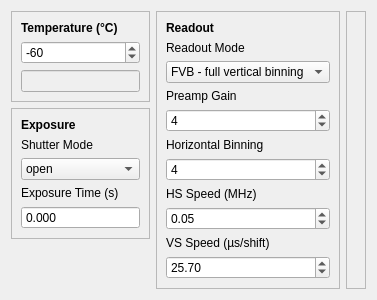
<?xml version="1.0" encoding="UTF-8"?>
<ui version="4.0">
 <class>andor_newton_config</class>
 <widget class="QWidget" name="andor_newton_config">
  <property name="geometry">
   <rect>
    <x>0</x>
    <y>0</y>
    <width>377</width>
    <height>283</height>
   </rect>
  </property>
  <property name="windowTitle">
   <string>Form</string>
  </property>
  <layout class="QGridLayout" name="gridLayout">
   <item row="0" column="0">
    <widget class="QFrame" name="frame_5">
     <property name="frameShape">
      <enum>QFrame::StyledPanel</enum>
     </property>
     <property name="frameShadow">
      <enum>QFrame::Raised</enum>
     </property>
     <layout class="QGridLayout" name="gridLayout_5">
      <item row="0" column="0">
       <widget class="QLabel" name="label_15">
        <property name="font">
         <font>
          <pointsize>9</pointsize>
          <weight>75</weight>
          <bold>true</bold>
         </font>
        </property>
        <property name="text">
         <string>Temperature (°C)</string>
        </property>
       </widget>
      </item>
      <item row="1" column="0">
       <widget class="QSpinBox" name="set_temperature">
        <property name="minimum">
         <number>-99</number>
        </property>
        <property name="value">
         <number>-60</number>
        </property>
       </widget>
      </item>
      <item row="2" column="0">
       <widget class="QLineEdit" name="lineEdit_current_temperature">
        <property name="enabled">
         <bool>false</bool>
        </property>
       </widget>
      </item>
     </layout>
    </widget>
   </item>
   <item row="1" column="0">
    <widget class="QFrame" name="frame">
     <property name="frameShape">
      <enum>QFrame::StyledPanel</enum>
     </property>
     <property name="frameShadow">
      <enum>QFrame::Raised</enum>
     </property>
     <layout class="QGridLayout" name="gridLayout_2">
      <item row="0" column="0">
       <widget class="QLabel" name="label">
        <property name="font">
         <font>
          <pointsize>9</pointsize>
          <weight>75</weight>
          <bold>true</bold>
         </font>
        </property>
        <property name="text">
         <string>Exposure</string>
        </property>
       </widget>
      </item>
      <item row="2" column="0">
       <widget class="QComboBox" name="comboBox_shutter_mode">
        <item>
         <property name="text">
          <string>open</string>
         </property>
        </item>
        <item>
         <property name="text">
          <string>closed</string>
         </property>
        </item>
        <item>
         <property name="text">
          <string>auto</string>
         </property>
        </item>
       </widget>
      </item>
      <item row="3" column="0">
       <widget class="QLabel" name="label_5">
        <property name="text">
         <string>Exposure Time (s)</string>
        </property>
       </widget>
      </item>
      <item row="1" column="0">
       <widget class="QLabel" name="label_4">
        <property name="text">
         <string>Shutter Mode</string>
        </property>
       </widget>
      </item>
      <item row="4" column="0">
       <widget class="QDoubleSpinBox" name="exposure_time">
        <property name="buttonSymbols">
         <enum>QAbstractSpinBox::NoButtons</enum>
        </property>
        <property name="decimals">
         <number>3</number>
        </property>
        <property name="singleStep">
         <double>0.100000000000000</double>
        </property>
       </widget>
      </item>
     </layout>
    </widget>
   </item>
   <item row="2" column="0">
    <spacer name="verticalSpacer">
     <property name="orientation">
      <enum>Qt::Vertical</enum>
     </property>
     <property name="sizeHint" stdset="0">
      <size>
       <width>20</width>
       <height>40</height>
      </size>
     </property>
    </spacer>
   </item>
   <item row="0" column="1" rowspan="3">
    <widget class="QFrame" name="frame_3">
     <property name="frameShape">
      <enum>QFrame::StyledPanel</enum>
     </property>
     <property name="frameShadow">
      <enum>QFrame::Raised</enum>
     </property>
     <layout class="QGridLayout" name="gridLayout_4">
      <item row="4" column="0">
       <widget class="QSpinBox" name="preamp_gain">
        <property name="value">
         <number>4</number>
        </property>
       </widget>
      </item>
      <item row="1" column="0">
       <widget class="QLabel" name="label_8">
        <property name="text">
         <string>Readout Mode</string>
        </property>
       </widget>
      </item>
      <item row="2" column="0">
       <widget class="QComboBox" name="comboBox_readout_mode">
        <item>
         <property name="text">
          <string>FVB - full vertical binning</string>
         </property>
        </item>
        <item>
         <property name="text">
          <string>multi track</string>
         </property>
        </item>
        <item>
         <property name="text">
          <string>image</string>
         </property>
        </item>
        <item>
         <property name="text">
          <string>random track</string>
         </property>
        </item>
       </widget>
      </item>
      <item row="3" column="0">
       <widget class="QLabel" name="label_9">
        <property name="text">
         <string>Preamp Gain</string>
        </property>
       </widget>
      </item>
      <item row="0" column="0">
       <widget class="QLabel" name="label_3">
        <property name="font">
         <font>
          <pointsize>9</pointsize>
          <weight>75</weight>
          <bold>true</bold>
         </font>
        </property>
        <property name="text">
         <string>Readout</string>
        </property>
       </widget>
      </item>
      <item row="6" column="0">
       <widget class="QSpinBox" name="horizontal_binning">
        <property name="singleStep">
         <number>2</number>
        </property>
        <property name="value">
         <number>4</number>
        </property>
       </widget>
      </item>
      <item row="8" column="0">
       <widget class="QDoubleSpinBox" name="hs_speed">
        <property name="value">
         <double>0.050000000000000</double>
        </property>
       </widget>
      </item>
      <item row="7" column="0">
       <widget class="QLabel" name="label_11">
        <property name="text">
         <string>HS Speed (MHz)</string>
        </property>
       </widget>
      </item>
      <item row="10" column="0">
       <widget class="QDoubleSpinBox" name="vs_speed">
        <property name="value">
         <double>25.699999999999999</double>
        </property>
       </widget>
      </item>
      <item row="11" column="0">
       <spacer name="verticalSpacer_2">
        <property name="orientation">
         <enum>Qt::Vertical</enum>
        </property>
        <property name="sizeHint" stdset="0">
         <size>
          <width>20</width>
          <height>40</height>
         </size>
        </property>
       </spacer>
      </item>
      <item row="9" column="0">
       <widget class="QLabel" name="label_12">
        <property name="text">
         <string>VS Speed (µs/shift)</string>
        </property>
       </widget>
      </item>
      <item row="5" column="0">
       <widget class="QLabel" name="label_10">
        <property name="text">
         <string>Horizontal Binning</string>
        </property>
       </widget>
      </item>
     </layout>
    </widget>
   </item>
   <item row="0" column="2" rowspan="3">
    <widget class="QFrame" name="tracks_frame">
     <property name="frameShape">
      <enum>QFrame::StyledPanel</enum>
     </property>
     <property name="frameShadow">
      <enum>QFrame::Raised</enum>
     </property>
     <layout class="QGridLayout" name="gridLayout_3"/>
    </widget>
   </item>
  </layout>
 </widget>
 <tabstops>
  <tabstop>set_temperature</tabstop>
  <tabstop>exposure_time</tabstop>
  <tabstop>preamp_gain</tabstop>
  <tabstop>horizontal_binning</tabstop>
  <tabstop>hs_speed</tabstop>
  <tabstop>vs_speed</tabstop>
  <tabstop>comboBox_shutter_mode</tabstop>
  <tabstop>comboBox_readout_mode</tabstop>
 </tabstops>
 <resources/>
 <connections/>
</ui>
